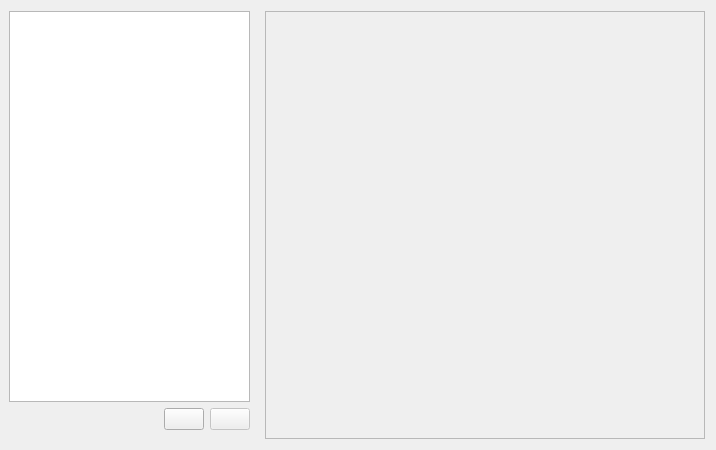
<?xml version="1.0" encoding="UTF-8"?>
<ui version="4.0">
 <class>Devices</class>
 <widget class="QWidget" name="Devices">
  <property name="geometry">
   <rect>
    <x>0</x>
    <y>0</y>
    <width>716</width>
    <height>450</height>
   </rect>
  </property>
  <layout class="QVBoxLayout" name="verticalLayout_2">
   <property name="leftMargin">
    <number>9</number>
   </property>
   <item>
    <layout class="QHBoxLayout" name="horizontalLayout_2">
     <item>
      <widget class="QWidget" name="deviceListWidget" native="true">
       <property name="maximumSize">
        <size>
         <width>250</width>
         <height>16777215</height>
        </size>
       </property>
       <layout class="QVBoxLayout" name="verticalLayout">
        <property name="leftMargin">
         <number>0</number>
        </property>
        <property name="topMargin">
         <number>0</number>
        </property>
        <item>
         <widget class="QListView" name="deviceList">
          <property name="verticalScrollMode">
           <enum>QAbstractItemView::ScrollPerPixel</enum>
          </property>
         </widget>
        </item>
        <item>
         <layout class="QHBoxLayout" name="horizontalLayout">
          <item>
           <spacer name="horizontalSpacer">
            <property name="orientation">
             <enum>Qt::Horizontal</enum>
            </property>
            <property name="sizeType">
             <enum>QSizePolicy::MinimumExpanding</enum>
            </property>
            <property name="sizeHint" stdset="0">
             <size>
              <width>40</width>
              <height>20</height>
             </size>
            </property>
           </spacer>
          </item>
          <item>
           <widget class="QPushButton" name="addButton">
            <property name="toolTip">
             <string>Add user account</string>
            </property>
            <property name="text">
             <string/>
            </property>
            <property name="icon">
             <iconset theme="list-add">
              <normaloff>../../web-accounts/src</normaloff>../../web-accounts/src</iconset>
            </property>
           </widget>
          </item>
          <item>
           <widget class="QPushButton" name="removeButton">
            <property name="enabled">
             <bool>false</bool>
            </property>
            <property name="toolTip">
             <string>Remove user account</string>
            </property>
            <property name="text">
             <string/>
            </property>
            <property name="icon">
             <iconset theme="list-remove">
              <normaloff>../../web-accounts/src</normaloff>../../web-accounts/src</iconset>
            </property>
           </widget>
          </item>
         </layout>
        </item>
       </layout>
      </widget>
     </item>
     <item>
      <widget class="QScrollArea" name="scrollArea">
       <property name="minimumSize">
        <size>
         <width>300</width>
         <height>410</height>
        </size>
       </property>
       <property name="widgetResizable">
        <bool>true</bool>
       </property>
       <widget class="QWidget" name="deviceDetails">
        <property name="geometry">
         <rect>
          <x>0</x>
          <y>0</y>
          <width>438</width>
          <height>428</height>
         </rect>
        </property>
       </widget>
      </widget>
     </item>
    </layout>
   </item>
  </layout>
 </widget>
 <resources/>
 <connections/>
</ui>
